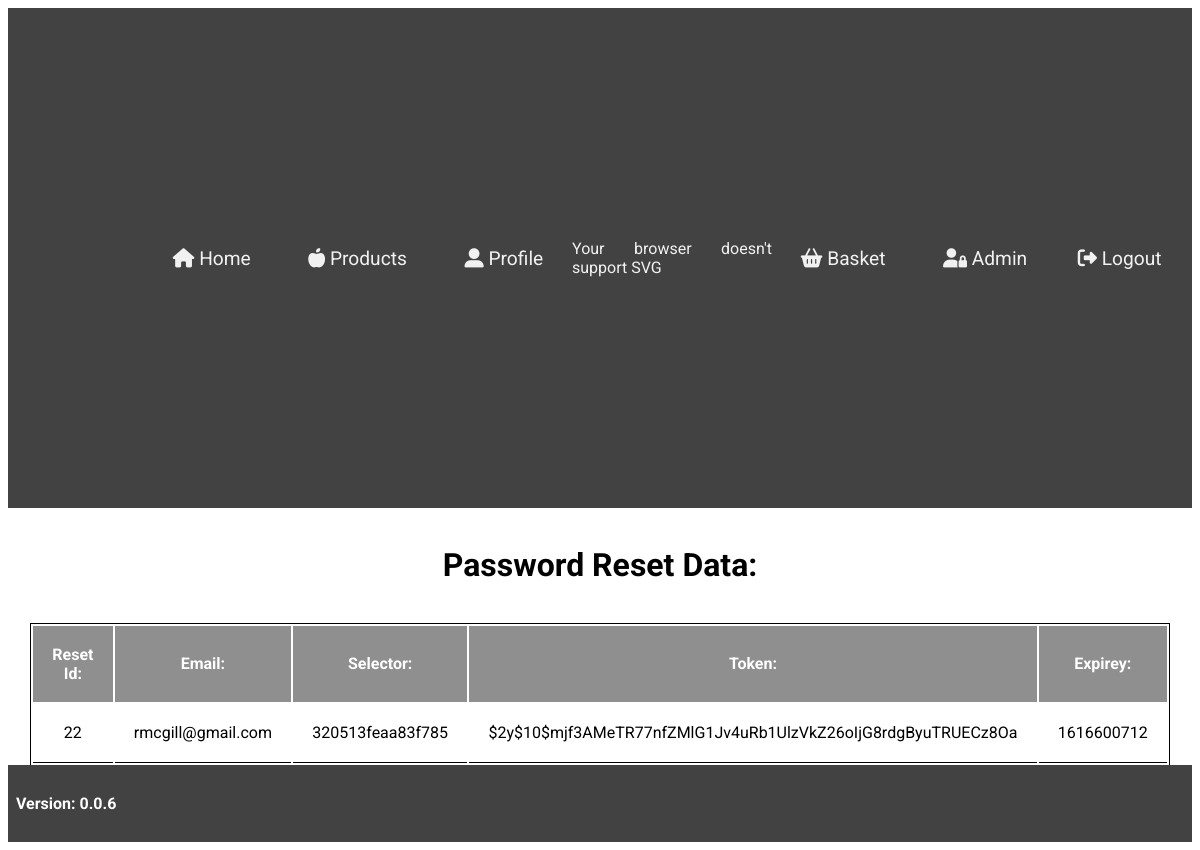
The page /resetpwddata.php (signed in) on the database its author committed.
### tables this page shows
CREATE TABLE `pwdreset` (
  `pwdResetId` int(11) NOT NULL,
  `pwdResetEmail` text NOT NULL,
  `pwdResetSelector` text NOT NULL,
  `pwdResetToken` longtext NOT NULL,
  `pwdResetExpires` text NOT NULL
);

### resetpwddata.php (the view)
<?php
    require './includes/header.php';
    if(!isset($_SESSION['loggedin'])){
        header('location: index.php');
    } elseif($_SESSION['usrType'] < 1 && isset($_SESSION['loggedin'])){
        header('location: home.php');
    } else{
        $sql = 'SELECT * FROM pwdreset';
 ?>
        <h1 class="header">Password Reset Data:</h1>
 <?php
        if($result = mysqli_query($conn, $sql)):
            if(mysqli_num_rows($result) > 0):
            ?>
                <table class="orders">
                    <thead>
                        <tr>
                            <th>Reset Id:</th>
                            <th>Email:</th>
                            <th>Selector:</th>
                            <th>Token:</th>
                            <th>Expirey:</th>
                        </tr>
                    </thead>
                    <tbody>
                    <?php
                    while($row = mysqli_fetch_array($result)):
                    ?>
                        <tr>
                            <td><?php echo $row['pwdResetId']; ?></td>
                            <td><?php echo $row['pwdResetEmail']; ?></td>
                            <td><?php echo $row['pwdResetSelector']; ?></td>
                            <td><?php echo $row['pwdResetToken']; ?></td>
                            <td><?php echo $row['pwdResetExpires']; ?></td>
                        </tr>
<?php
                endwhile;
                mysqli_free_result($result);?>
                </tbody>
                </table>
<?php
            else: echo "<p>No records were found.</p>";
            endif;
        else:
                echo "ERROR: Could not execute $sql. " . mysqli_error($conn);
        endif;
    }
    include './includes/footer.php';
?>

### css/styles.css (style rules this page uses)
* { box-sizing: border-box; font-family: 'Roboto', sans-serif; }
.header { text-align: center; margin: 1.2em 0; }
.orders { width: calc(80% - 2em); max-width: 100%; margin: 0 auto; border: 1px solid; border-bottom: none; }
.orders thead { padding: 2em; width: 100%; background-color: #8F8F8F; color: white; }
.orders tbody { text-align: center; }
.orders th, .orders td { padding: 1.2em; }
.orders td { border-bottom: 1px solid; }

### rows shown on the page
pwdreset: pwdResetId "22", pwdResetEmail "rmcgill@gmail.com", pwdResetSelector "320513feaa83f785", pwdResetToken "$2y$10$mjf3AMeTR77nfZMlG1Jv4uRb1UlzVkZ26oIjG8rdgByuTRUECz8Oa", pwdResetExpires "1616600712"
